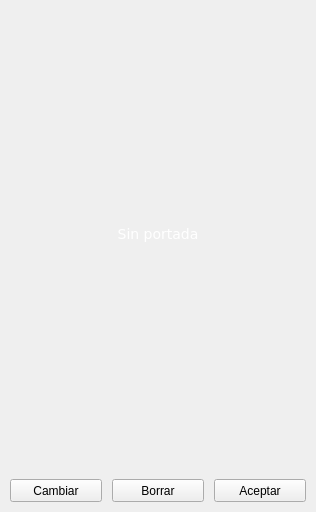
<?xml version="1.0" encoding="UTF-8"?>
<ui version="4.0">
 <class>MainWindow</class>
 <widget class="QMainWindow" name="MainWindow">
  <property name="geometry">
   <rect>
    <x>0</x>
    <y>0</y>
    <width>316</width>
    <height>512</height>
   </rect>
  </property>
  <property name="windowTitle">
   <string>GESTOR COMICS</string>
  </property>
  <widget class="QWidget" name="centralwidget">
   <widget class="QLabel" name="lbl_img_portada">
    <property name="geometry">
     <rect>
      <x>-1</x>
      <y>-1</y>
      <width>318</width>
      <height>470</height>
     </rect>
    </property>
    <property name="font">
     <font>
      <family>Verdana</family>
      <pointsize>-1</pointsize>
     </font>
    </property>
    <property name="styleSheet">
     <string notr="true">*{font-family: Verdana; font-size: 14px; color: white;}</string>
    </property>
    <property name="text">
     <string>Sin portada</string>
    </property>
    <property name="scaledContents">
     <bool>true</bool>
    </property>
    <property name="alignment">
     <set>Qt::AlignCenter</set>
    </property>
   </widget>
   <widget class="QPushButton" name="btn_cambiar_portada">
    <property name="geometry">
     <rect>
      <x>10</x>
      <y>479</y>
      <width>92</width>
      <height>23</height>
     </rect>
    </property>
    <property name="font">
     <font>
      <pointsize>9</pointsize>
     </font>
    </property>
    <property name="text">
     <string>Cambiar</string>
    </property>
   </widget>
   <widget class="QPushButton" name="btn_cerrar_portada">
    <property name="geometry">
     <rect>
      <x>214</x>
      <y>479</y>
      <width>92</width>
      <height>23</height>
     </rect>
    </property>
    <property name="font">
     <font>
      <pointsize>9</pointsize>
     </font>
    </property>
    <property name="text">
     <string>Aceptar</string>
    </property>
   </widget>
   <widget class="QPushButton" name="btn_borrar_portada">
    <property name="geometry">
     <rect>
      <x>112</x>
      <y>479</y>
      <width>92</width>
      <height>23</height>
     </rect>
    </property>
    <property name="font">
     <font>
      <pointsize>9</pointsize>
     </font>
    </property>
    <property name="text">
     <string>Borrar</string>
    </property>
   </widget>
  </widget>
 </widget>
 <tabstops>
  <tabstop>btn_cerrar_portada</tabstop>
  <tabstop>btn_cambiar_portada</tabstop>
  <tabstop>btn_borrar_portada</tabstop>
 </tabstops>
 <resources/>
 <connections/>
</ui>
